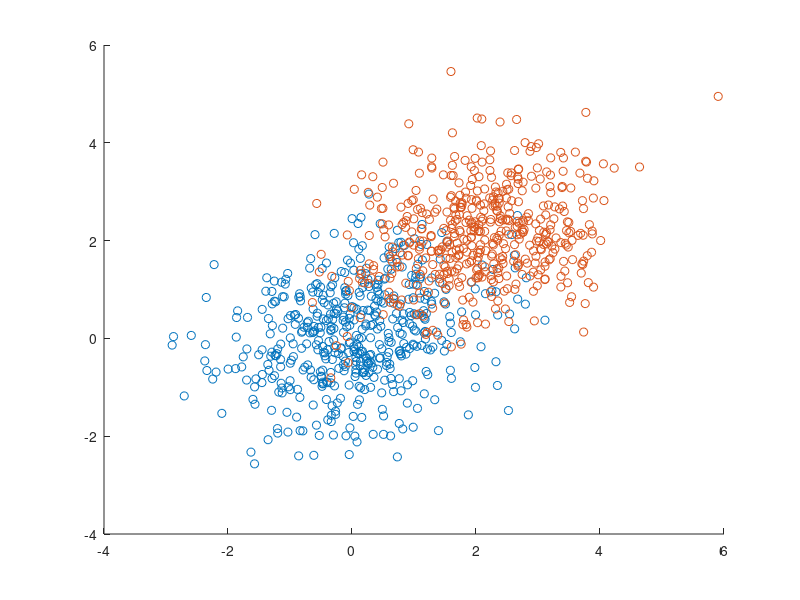

The MATLAB script that drew this image:
%% Project 4
%
% EE 516 - Pattern Recognition
% Spring 2023
%
% Group 4: Nathan Jaggers, Nicholas Brunet, Jordan Rubio Perlas
%
% Description: See coresponding document <Can add description later>
% mvnrnd
%% Part 1
close all;
clear;
clc;

%%
%two classes w1 and w2
mu1 = [0 0]';
mu2 = [2 2]';
Sigma = [1 0.25; 0.25 1];

%%
%create random data sets
data_set_1 = mvnrnd(mu1,Sigma,500);
data_set_2 = mvnrnd(mu2,Sigma,500);

%plot the data sets
hold on;
scatter(data_set_1(:,1),data_set_1(:,2));
scatter(data_set_2(:,1),data_set_2(:,2));
hold off;

%%
% b)
% Assign each one of the points of X to either ω1 or ω2, according to the Bayes
% decision rule, and plot the points with different colors, depending on the class
% they are assigned to. Plot the corresponding classifier.



